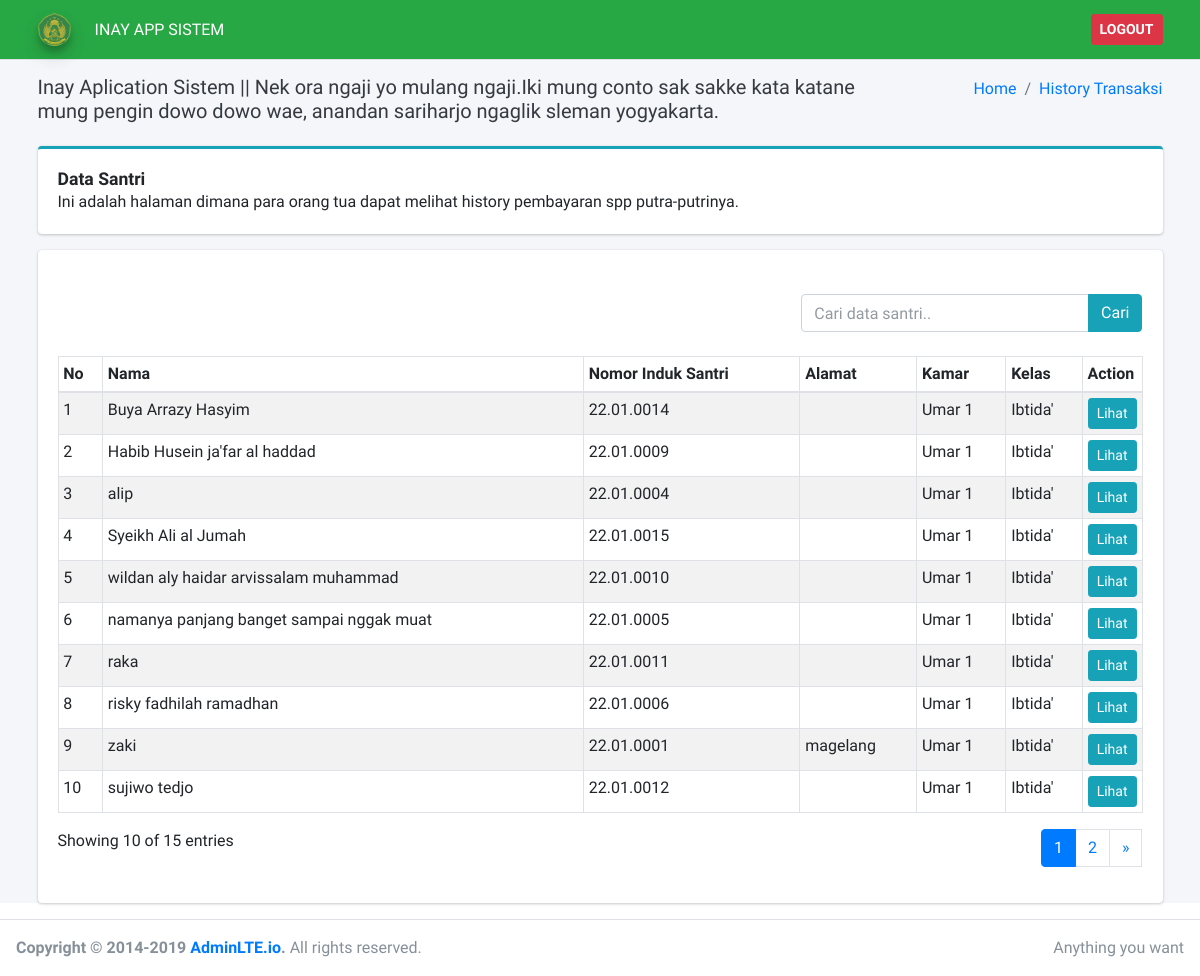
The page /index.php/dashboard_tamu on the database as committed earlier.
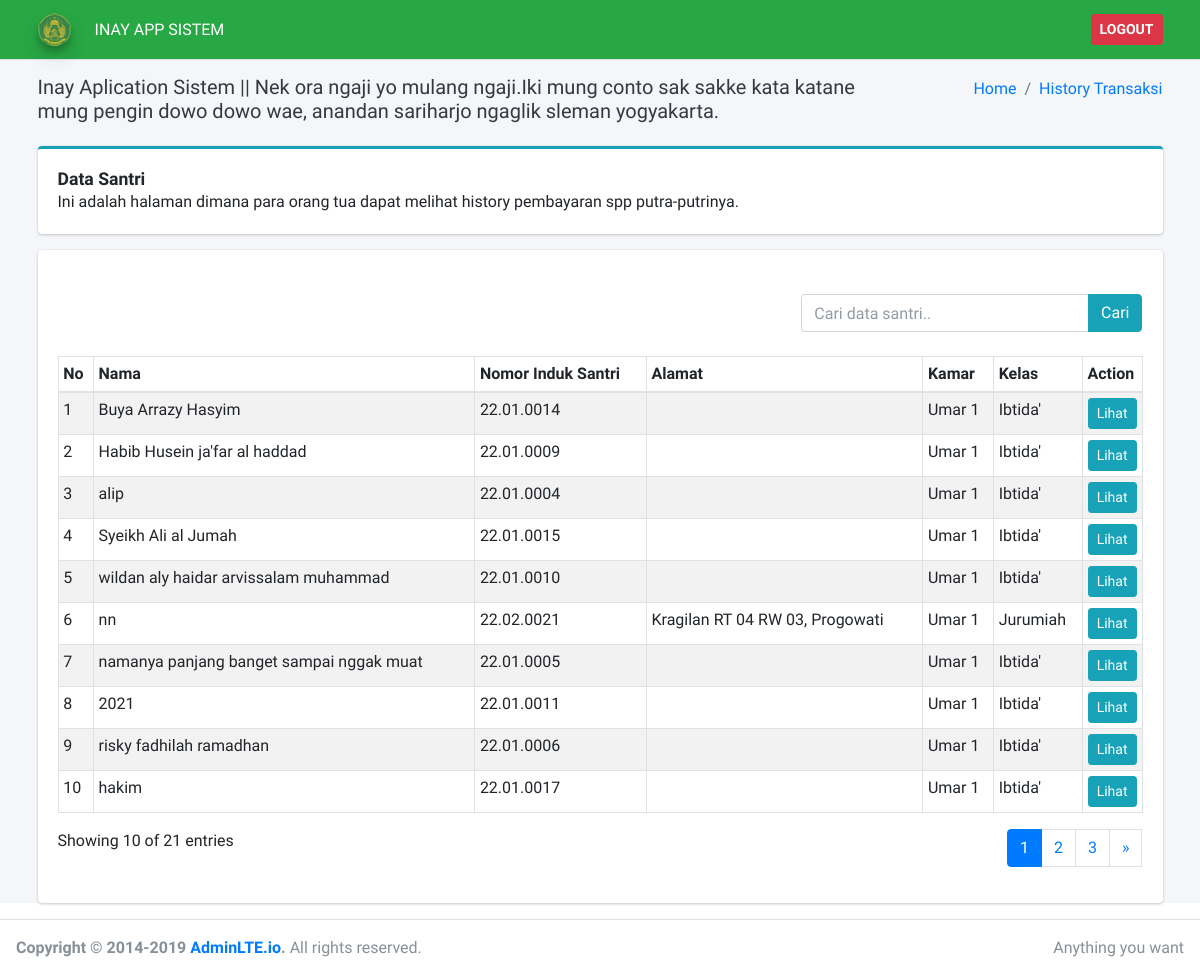
The same page on the database as committed later.
### tables this page shows
CREATE TABLE `tb_data_santri` (
  `id` int(11) NOT NULL,
  `nama` varchar(200) NOT NULL,
  `nis` varchar(20) NOT NULL,
  `tgl_lahir` date DEFAULT NULL,
  `alamat` varchar(200) NOT NULL,
  `jenis_kelamin` enum('L','P') NOT NULL,
  `id_kamar` int(11) NOT NULL,
  `id_kelas` int(11) NOT NULL,
  `no_hp` varchar(20) NOT NULL,
  `password` varchar(20) NOT NULL,
  `tgl_masuk` date DEFAULT NULL,
  `status` enum('1','2','3','4') NOT NULL DEFAULT '1',
  `foto` varchar(200) NOT NULL
);

CREATE TABLE `tb_kamar` (
  `id_kamar` int(11) NOT NULL,
  `nama_kamar` varchar(200) NOT NULL
);

CREATE TABLE `tb_kelas` (
  `id_kelas` int(11) NOT NULL,
  `nama_kelas` varchar(100) NOT NULL
);

### index.php (called while the page is built, shortened)
<?php
require_once BASEPATH.'core/CodeIgniter.php';

### application/config/config.php (called while the page is built, shortened)
<?php
$config['base_url'] = 'http://localhost/spp_inay/';
$config['index_page'] = '';
$config['uri_protocol']    = 'REQUEST_URI';
$config['url_suffix'] = '';
$config['language']    = 'english';
$config['charset'] = 'UTF-8';
$config['enable_hooks'] = FALSE;
$config['subclass_prefix'] = 'MY_';
$config['composer_autoload'] = FALSE;
$config['permitted_uri_chars'] = 'a-z 0-9~%.:_\-';
$config['enable_query_strings'] = FALSE;
$config['controller_trigger'] = 'c';
$config['function_trigger'] = 'm';
$config['directory_trigger'] = 'd';
$config['allow_get_array'] = TRUE;
$config['log_threshold'] = 0;
$config['log_path'] = '';
$config['log_file_extension'] = '';
$config['log_file_permissions'] = 0644;
$config['log_date_format'] = 'Y-m-d H:i:s';
$config['error_views_path'] = '';
$config['cache_path'] = '';
$config['cache_query_string'] = FALSE;
$config['encryption_key'] = '';
$config['sess_driver'] = 'files';
$config['sess_cookie_name'] = 'ci_session';
$config['sess_expiration'] = 7200;
$config['sess_save_path'] = NULL;
$config['sess_match_ip'] = FALSE;
$config['sess_time_to_update'] = 300;
$config['sess_regenerate_destroy'] = FALSE;
$config['cookie_prefix']    = '';
$config['cookie_domain']    = '';
$config['cookie_path']        = '/';
$config['cookie_secure']    = FALSE;
$config['cookie_httponly']     = FALSE;
$config['standardize_newlines'] = FALSE;
$config['global_xss_filtering'] = FALSE;
$config['csrf_protection'] = FALSE;
$config['csrf_token_name'] = 'csrf_test_name';
$config['csrf_cookie_name'] = 'csrf_cookie_name';
$config['csrf_expire'] = 7200;
$config['csrf_regenerate'] = TRUE;
$config['csrf_exclude_uris'] = array();
$config['compress_output'] = FALSE;
$config['time_reference'] = 'local';
$config['rewrite_short_tags'] = FALSE;
$config['proxy_ips'] = '';

### application/models/m_data_santri.php (called while the page is built, shortened)
<?php
class m_data_santri extends CI_Model
{
	public function get_all_data($limit, $start)
	{
		$this->db->join('tb_kamar', 'tb_kamar.id_kamar = tb_data_santri.id_kamar');
		$this->db->join('tb_kelas', 'tb_kelas.id_kelas = tb_data_santri.id_kelas');
		$this->db->order_by('nama_kamar', 'ASC');
		return $this->db->get('tb_data_santri', $limit, $start)->result();
	}
	public function count_search_data()
	{
		$keyword = $this->input->post('keyword');
		$this->db->join('tb_kamar', 'tb_kamar.id_kamar = tb_data_santri.id_kamar');
		$this->db->join('tb_kelas', 'tb_kelas.id_kelas = tb_data_santri.id_kelas');
		$this->db->like('nama', $keyword);
		$this->db->or_like('alamat', $keyword);
		$this->db->or_like('nama_kamar', $keyword);
		$this->db->or_like('nama_kelas', $keyword);
		return $this->db->get('tb_data_santri')->num_rows();
	}
}

### application/views/tamu/dashboard_tamu/index.php (the view, shortened to what the changed rows need)
<div class="card card-secondary">
    <div class="card-body">
        <div id="example1_wrapper" class="dataTables_wrapper dt-bootstrap4">
            <br>
            <br>
            <div class="row">
                <div class="col-sm-12">
                    <table id="example1" class="table table-bordered table-striped table-sm dataTable" role="grid" aria-describedby="example1_info">
                        <thead>
                            <tr role="row">
                                <th class="sorting_asc" tabindex="0" aria-controls="example1" rowspan="1" colspan="1" aria-sort="ascending" aria-label="No: activate to sort column descending">No</th>
                                <th class="sorting" tabindex="0" aria-controls="example1" rowspan="1" colspan="1" aria-label="Nama: activate to sort column ascending">Nama</th>
                                <th class="sorting" tabindex="0" aria-controls="example1" rowspan="1" colspan="1" aria-label="Nama: activate to sort column ascending">Nomor Induk Santri</th>
                                <th class="sorting" tabindex="0" aria-controls="example1" rowspan="1" colspan="1" aria-label="Alamat: activate to sort column ascending">Alamat</th>
                                <th class="sorting" tabindex="0" aria-controls="example1" rowspan="1" colspan="1" aria-label="Kamar: activate to sort column ascending">Kamar</th>
                                <th class="sorting" tabindex="0" aria-controls="example1" rowspan="1" colspan="1" aria-label="Kelas: activate to sort column ascending">Kelas</th>
                                <th class="sorting" tabindex="0" aria-controls="example1" rowspan="1" colspan="3" aria-label="Kelas: activate to sort column ascending">Action</th>
                            </tr>
                        </thead>
                        <tbody>
                            <?php
                            $no = 0;
                            foreach ($data_santri as $ds) {
                                $no++ ?>
                                <tr role="row" class="odd">
                                    <td><?= ++$start ?></td>
                                    <td><?= $ds->nama; ?></td>
                                    <td><?= $ds->nis; ?></td>
                                    <td><?= $ds->alamat; ?></td>
                                    <td><?= $ds->nama_kamar; ?></td>
                                    <td><?= $ds->nama_kelas; ?></td>
                                    <td style="padding: 5px;" width="50">
                                        <a type="button" class="btn btn-sm btn-info" data-toggle="tooltip" data-placement="top" title="Lihat Transaksi" href="<?= base_url('dashboard_tamu/view/') ?><?= $ds->id ?>">Lihat</a>
                                    </td>
                                </tr>
                            <?php } ?>
                        </tbody>
                    </table>
                </div>
            </div>
            <div class="row">
                <div class="col-sm-12 col-md-5">
                    <div class="dataTables_info" id="example1_info" role="status" aria-live="polite">Showing <?= $no; ?> of <?= $jumlah_data; ?> entries</div>
                </div>
                <div class="col-sm-12 col-md-7 float-right">
                    <div class="dataTables_paginate paging_simple_numbers float-right" id="example1_paginate">
                        <?= $pagination; ?>
                    </div>
                </div>
            </div>
        </div>
    </div>
</div>

Rows that differ between the two databases and show on the page:
no longer on this page (row unchanged): tb_data_santri: nama "zaki", nis "22.01.0001", alamat "magelang", id_kamar.nama_kamar "Umar 1", id_kelas.nama_kelas "Ibtida'"
no longer on this page (row edited): tb_data_santri: nama "sujiwo tedjo", nis "22.01.0012", id_kamar.nama_kamar "Umar 1", id_kelas.nama_kelas "Ibtida'"
added tb_data_santri: nama "nn", nis "22.02.0021", alamat "Kragilan RT 04 RW 03, Progowati", id_kamar.nama_kamar "Umar 1", id_kelas.nama_kelas "Jurumiah"
changed tb_data_santri (number 8 of 10 on the later page): nama "raka" → "2021"
added tb_data_santri: nama "hakim", nis "22.01.0017", id_kamar.nama_kamar "Umar 1", id_kelas.nama_kelas "Ibtida'"
Other text that changed with them:
$jumlah_data: "15" → "21"
$pagination: "1 2 »" → "1 2 3 »"
